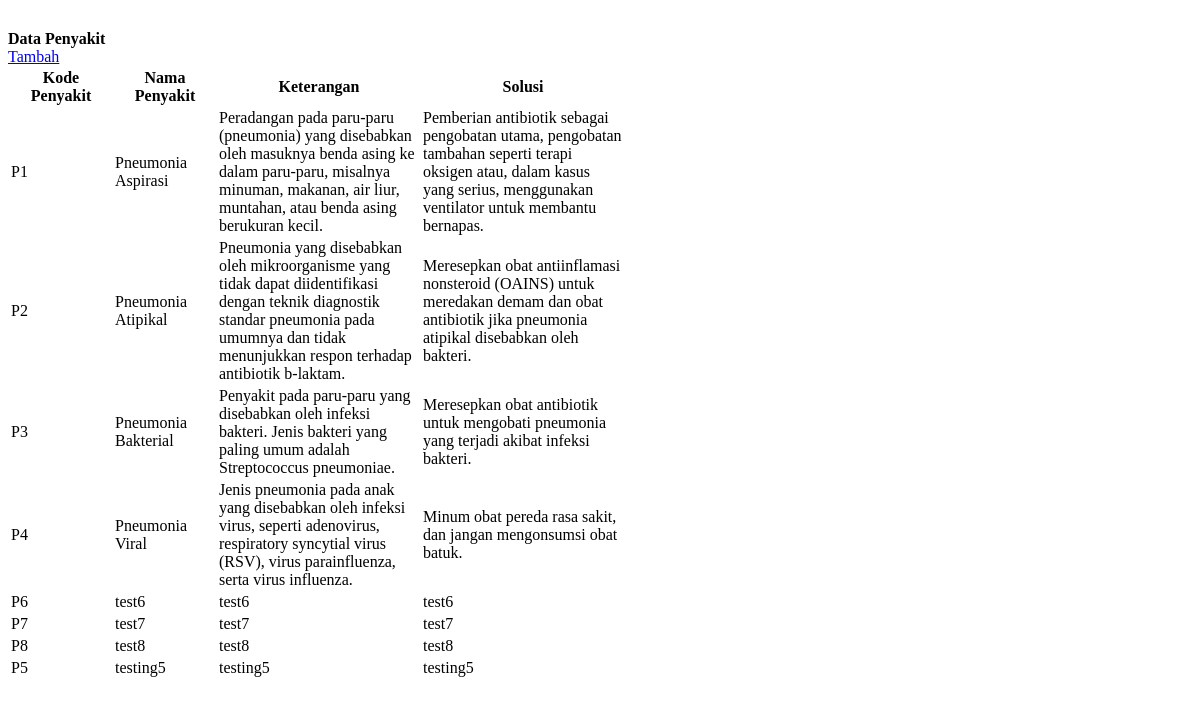
/SistemPakar/tampil_penyakit.php, run on an earlier commit of the app's database.
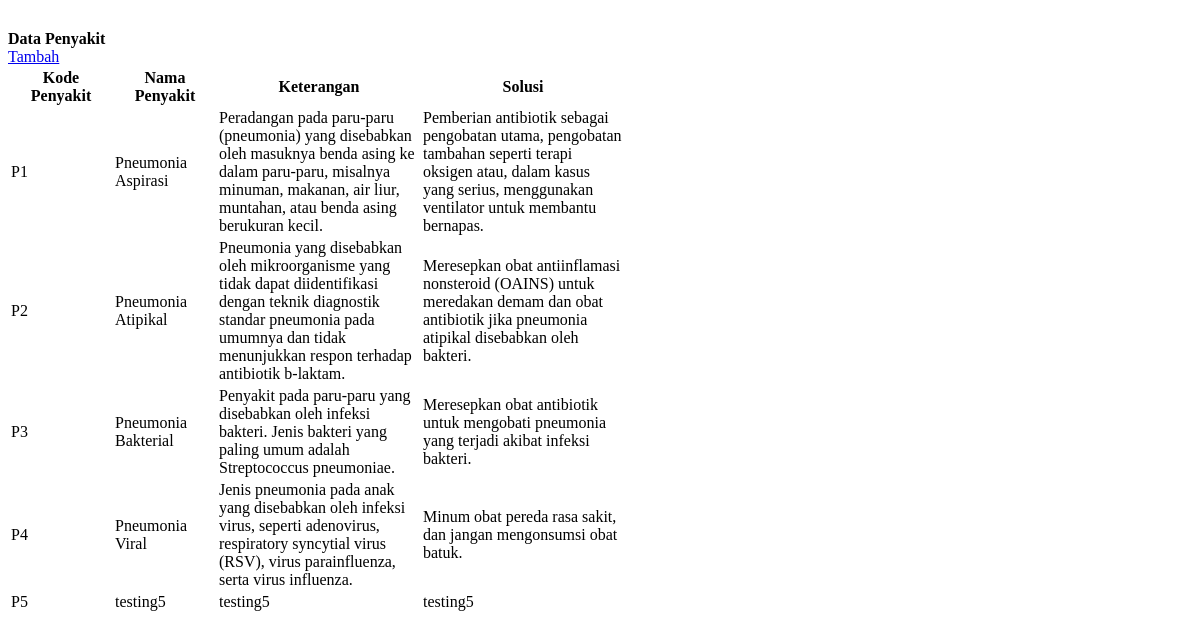
And on a later commit of the database.
### tables this page shows
CREATE TABLE `penyakit` (
  `idpenyakit` int(15) NOT NULL,
  `kdpenyakit` varchar(10) NOT NULL,
  `nmpenyakit` varchar(50) NOT NULL,
  `keterangan` text NOT NULL,
  `solusi` text NOT NULL
);

### SistemPakar/tampil_penyakit.php (the view, shortened to what this page needs)
<div class="card border-dark">
  <div class="card-header bg-primary text-white border-dark"><strong>Data Penyakit</strong></div>
    <div class="card-body">
        <a class="btn btn-primary mb-2" href="?page=penyakit&action=tambah">Tambah</a>
        <table class="table table-bordered" id="myTable">
                <thead>
                <tr>
                    <th width="100px">Kode Penyakit</th>
                    <th width="100px">Nama Penyakit</th>
                    <th width="200px">Keterangan</th>
                    <th width="200px">Solusi</th>
                    <th width="100px"></th>
                </tr>
                </thead>
            <tbody>
                <?php
                    $conn = new mysqli("localhost", "root", "", "db_pakar1");
                    $sql = "SELECT*FROM penyakit ORDER BY nmpenyakit ASC";
                    $result = $conn->query($sql);
                    while($row = $result->fetch_assoc()) {
                ?>
                    <tr>
                        <td><?php echo $row['kdpenyakit']; ?></td>
                        <td><?php echo $row['nmpenyakit']; ?></td>
                        <td><?php echo $row['keterangan']; ?></td>
                        <td><?php echo $row['solusi']; ?></td>
                        <td align="center">
                        </td>
                    </tr>
                <?php
                }
                ?>
            </tbody>
        </table>
    </div>
</div>

What changed in the data, as far as the page shows it:
removed penyakit: kdpenyakit "P6", nmpenyakit "test6", keterangan "test6", solusi "test6"
removed penyakit: kdpenyakit "P7", nmpenyakit "test7", keterangan "test7", solusi "test7"
removed penyakit: kdpenyakit "P8", nmpenyakit "test8", keterangan "test8", solusi "test8"
